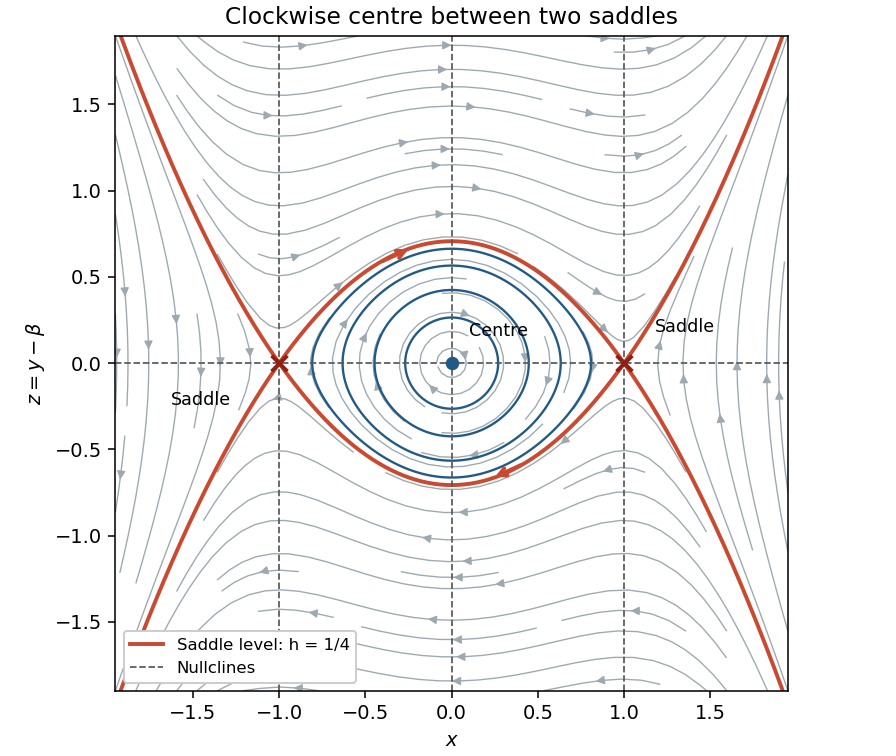

Reproduce this figure in Python.
"""Oxford A1 (2021), Q3(a)(iii): run from the desired PNG output directory.

Tested with Python 3.14.4, NumPy 2.3.5 and Matplotlib 3.10.7.
"""

from pathlib import Path

import matplotlib

matplotlib.use("Agg")
import matplotlib.pyplot as plt
import numpy as np


def main():
    x = np.linspace(-1.95, 1.95, 330)
    z = np.linspace(-1.9, 1.9, 320)
    xx, zz = np.meshgrid(x, z)
    fig, ax = plt.subplots(figsize=(6.4, 5.4), layout="constrained")
    fig.set_facecolor("white")
    ax.set_facecolor("white")
    ax.streamplot(x, z, zz, xx**3 - xx, color="#9da9b1", density=1.15,
                  linewidth=0.7, arrowsize=0.9)
    energy = zz**2 / 2 + xx**2 / 2 - xx**4 / 4
    central = np.ma.masked_where(np.abs(xx) >= 1, energy)
    ax.contour(xx, zz, central, levels=[0.035, 0.09, 0.16, 0.22],
               colors=["#215a86"], linewidths=1.2)
    for sign in (-1, 1):
        ax.plot(x, sign * (x**2 - 1) / np.sqrt(2), color="#c94a30", lw=2,
                label="Saddle level: h = 1/4" if sign == 1 else None)
    ax.axhline(0, color="#595959", ls="--", lw=0.9, label="Nullclines")
    for a in (-1, 0, 1):
        ax.axvline(a, color="#595959", ls="--", lw=0.9)
    ax.scatter([-1, 1], [0, 0], marker="x", color="#8e2112", s=65, lw=2, zorder=5)
    ax.scatter([0], [0], color="#215a86", s=35, zorder=5)
    ax.annotate("Centre", (0, 0), (0.1, 0.16), fontsize=9)
    ax.annotate("Saddle", (-1, 0), (-1.63, -0.24), fontsize=9)
    ax.annotate("Saddle", (1, 0), (1.18, 0.18), fontsize=9)
    for x0, x1, sign in [(-0.42, -0.23, 1), (0.42, 0.23, -1)]:
        ax.annotate("", (x1, sign * (1 - x1**2) / np.sqrt(2)),
                    (x0, sign * (1 - x0**2) / np.sqrt(2)),
                    arrowprops={"arrowstyle": "->", "color": "#c94a30", "lw": 2})
    ax.set(xlim=(-1.95, 1.95), ylim=(-1.9, 1.9), xlabel=r"$x$", ylabel=r"$z=y-\beta$",
           title="Clockwise centre between two saddles", aspect="equal")
    ax.legend(loc="lower left", fontsize=8.5, framealpha=1)
    fig.savefig(Path.cwd() / Path(__file__).with_suffix(".png").name,
                dpi=140, facecolor="white")
    plt.close(fig)


if __name__ == "__main__":
    main()
